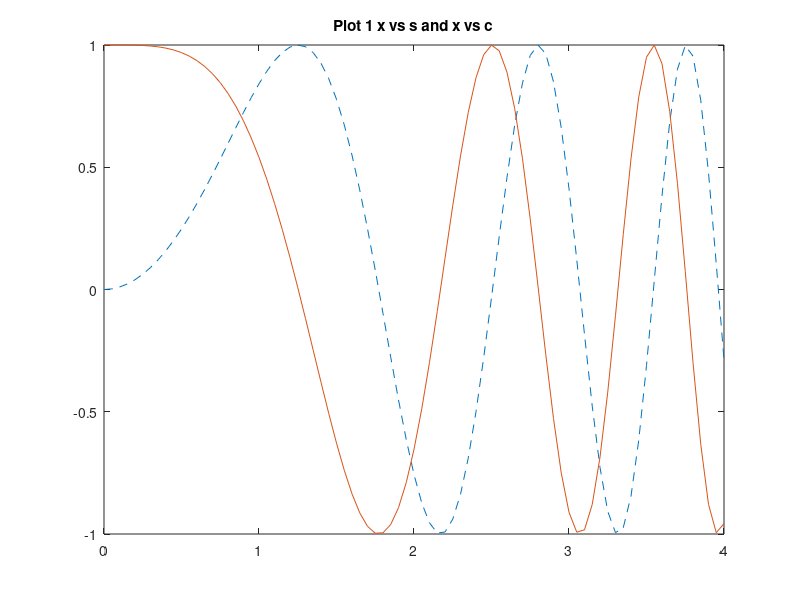
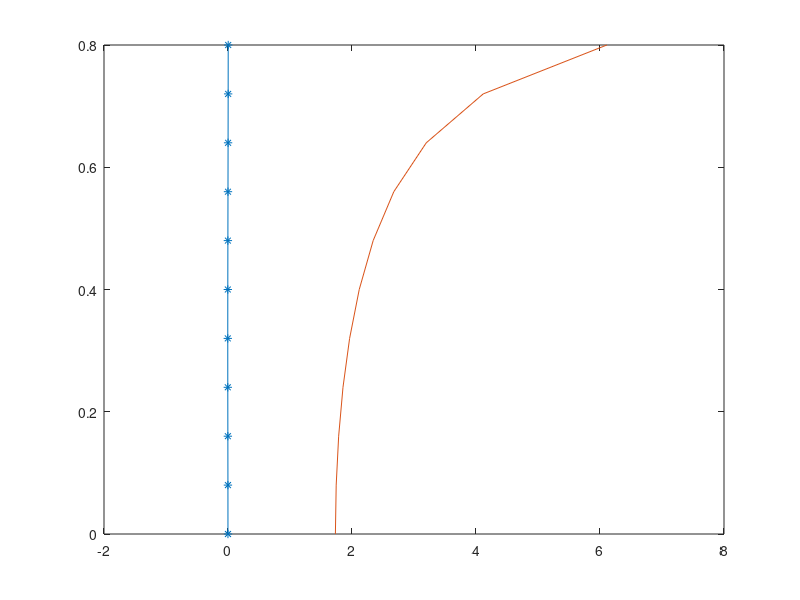

These figures' MATLAB source, in order:
%% [ARTEM DUDKO] - [LAB #9] - [4/8/2020]

%% [PROBLEM #30]
format compact, clear, clc, close all

x = [0:0.05:4];
s = sin(x.*x);
c = cos(x.*x);

sfxn = @(x) sin(x.*x);
cfxn = @(x) cos(x.*x);
sx = quad(sfxn,0,4)
cx = quad(cfxn,0,4)

f1 = figure;
plot(x,s,'--',x,c,'-');
title('Plot 1 x vs s and x vs c');

f2 = figure;
plot(c,s,'--');
title('Plot 2 s vs c');

%% [PROBLEM #33]
format compact, clear, clc, close all

int = [0:0.08:0.8];
[x y]=ode45(@(x,y)((1+y.*y).*tan(x)),int,sqrt(3))


exsol = -tan(log(cos(int) - pi/3));
plot(exsol,int,'-*',y,x,'-');



